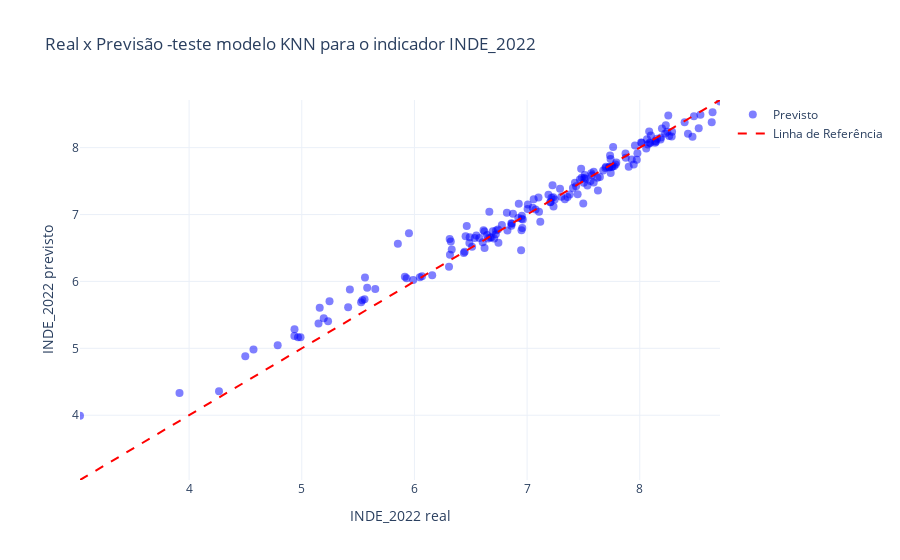

The notebook cell saved with this chart:
### Code cell
import plotly.graph_objects as go

# Supondo que 'y_test' e 'predict_knn' estejam definidos
# Exemplo fictício de dados para fins de ilustração
# y_test = np.array([...])
# predict_knn = np.array([...])

# Criação do gráfico de dispersão
fig = go.Figure()

# Adicionar o gráfico de dispersão
fig.add_trace(go.Scatter(
    x=y_test,
    y=predict_knn,
    mode='markers',
    name='Previsto',
    marker=dict(size=8, opacity=0.5, color='blue'),
    text='Ponto de dados'  # Texto opcional ao passar o mouse
))

# Adicionar a linha diagonal para referência
fig.add_trace(go.Scatter(
    x=[min(y_test), max(y_test)],
    y=[min(y_test), max(y_test)],
    mode='lines',
    name='Linha de Referência',
    line=dict(color='red', width=2, dash='dash')
))

# Atualizar o layout do gráfico
fig.update_layout(
    title='Real x Previsão -teste modelo KNN para o indicador INDE_2022',
    xaxis_title='INDE_2022 real',
    yaxis_title='INDE_2022 previsto',
    xaxis=dict(range=[min(y_test), max(y_test)]),
    yaxis=dict(range=[min(y_test), max(y_test)]),
    template='plotly_white'  # Layout do gráfico, você pode usar 'plotly_dark' ou outro
)

# Mostrar o gráfico
fig.show()

### Figure 1 — Plotly figure (JSON) as saved in the notebook; plotly's stock layout.template omitted (floating-point values rounded to 4 significant figures; data arrays with more than 128 entries replaced by an {"elided": "..."} marker saying what was removed)
{"data": [{"marker": {"color": "blue", "opacity": 0.5, "size": 8}, "mode": "markers", "name": "Previsto", "text": "Ponto de dados", "type": "scatter", "x": {"elided": "172 float values"}, "y": {"elided": "172 float values"}}, {"line": {"color": "red", "dash": "dash", "width": 2}, "mode": "lines", "name": "Linha de Referência", "type": "scatter", "x": [3.032, 8.712], "y": [3.032, 8.712]}], "layout": {"title": {"text": "Real x Previsão -teste modelo KNN para o indicador INDE_2022"}, "xaxis": {"range": [3.032, 8.712], "title": {"text": "INDE_2022 real"}}, "yaxis": {"range": [3.032, 8.712], "title": {"text": "INDE_2022 previsto"}}}}
